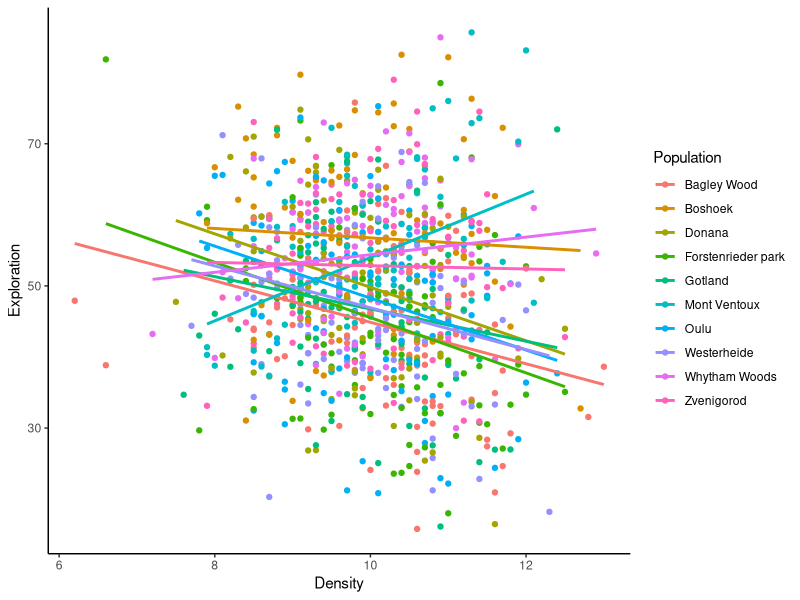

This chart was generated by the following R code: (Note: this script raises an error after producing the figure.)
library(dplyr)
library(MASS)

set.seed(17022024)

# parameter ----
n.ind=200
ind_rep=5
n.groups=10

# Fixed effect
mu1 <- 50
mu2 <- 52

beta1 <- 0.3
beta2 <- 0.3
beta3 <- -0.05

# means
M_I<-c(0,0,0,0)
M_Gr<-c(0,0,0,0)

# variances
V_x1 <- 1 
V_int1   <- 0.3    # variance direct effect (mean behaviour)
V_slope1 <- 0.1
V_int2   <- 0.35    # variance direct effect (mean behaviour)
V_slope2 <- 0.12

# covariances
C_int1_slope1   <- 0.3*(sqrt(V_int1*V_slope1))         
C_int1_int2     <- -0.5*(sqrt(V_int1*V_int2)) 
C_int1_slope2   <- -0.3*(sqrt(V_int1*V_slope2))         
C_int2_slope1   <- 0*(sqrt(V_int2*V_slope1))
C_slope1_slope2 <- 0*(sqrt(V_slope1*V_slope2))
C_int2_slope2   <- -0.2*(sqrt(V_int2*V_slope2)) 

# Variance I-matrix
I<-matrix(NA,4,4)
I[1,1]<-V_int1
I[2,2]<-V_slope1
I[3,3]<-V_int2
I[4,4]<-V_slope2

I[1,2]<-I[2,1]<-C_int1_slope1
I[1,3]<-I[3,1]<-C_int1_int2
I[1,4]<-I[4,1]<-C_int1_slope2
I[2,3]<-I[3,2]<-C_int2_slope1
I[2,4]<-I[4,2]<-C_slope1_slope2
I[3,4]<-I[4,3]<-C_int2_slope2


## Group varcov
V_Gr_int1   <- 0.2    # variance direct effect (mean behaviour)
V_Gr_slope1 <- 0.1
V_Gr_int2   <- 0.2    # variance direct effect (mean behaviour)
V_Gr_slope2 <- 0.1

# covariances
C_int1_slope1   <- 0.6*(sqrt(V_Gr_int1*V_Gr_slope1))         
C_int1_int2     <- 0*(sqrt(V_Gr_int1*V_Gr_slope1)) 
C_int1_slope2   <- 0*(sqrt(V_Gr_int1*V_Gr_slope1))         
C_int2_slope1   <- 0*(sqrt(V_Gr_int1*V_Gr_slope1))
C_slope1_slope2 <- 0*(sqrt(V_Gr_int1*V_Gr_slope1))
C_int2_slope2   <- 0.2*(sqrt(V_Gr_int1*V_Gr_slope1)) 

# Variance I-matrix
GR<-matrix(NA,4,4)
GR[1,1]<-V_Gr_int1
GR[2,2]<-V_Gr_slope1
GR[3,3]<-V_Gr_int2
GR[4,4]<-V_Gr_slope2

GR[1,2]<-GR[2,1]<-C_int1_slope1
GR[1,3]<-GR[3,1]<-C_int1_int2
GR[1,4]<-GR[4,1]<-C_int1_slope2
GR[2,3]<-GR[3,2]<-C_int2_slope1
GR[2,4]<-GR[4,2]<-C_slope1_slope2
GR[3,4]<-GR[4,3]<-C_int2_slope2



#Random effects fitness
Vw_I = 0.5
Vw_e = 0.4

#Fixed effects on fitness
mu=5
betaw_int=1.3
betaw_int_q=-0.4

betaw_slope=0.5
betaw_slope_q=0

betaw_int_c=1

betaw_partner=0.1
betaw_partner_q=0
betaw_partner_c=-1.1

# study design ----
  IDi <- rep(1:n.ind, ind_rep)
  IDj <- rep(1:n.ind, ind_rep)+1
  IDj <- ifelse(IDj > n.ind, IDj-n.ind, IDj)
  df <- data.frame(IDi,IDj)
  df$Population <- rep(1:n.groups, 10)
  

# sim func ----
###Create phenotypes input needs output of samp.design
  blups_I=as.data.frame(mvrnorm(n.ind, M_I, I))
  colnames(blups_I)<-c("int1", "slope1", "int2", "slope2")
  blups_I$ID=1:n.ind
  
  df$int1=blups_I[match(df$IDi,blups_I$ID),"int1"]
  df$slope1=blups_I[match(df$IDi,blups_I$ID),"slope1"]
  df$int2=blups_I[match(df$IDi,blups_I$ID),"int1"]
  df$slope2=blups_I[match(df$IDi,blups_I$ID),"slope2"]
  
  df$int1_partner <- blups_I[match(df$IDj,blups_I$ID),"int1"]
  
  blups_Group=as.data.frame(mvrnorm(n.ind, M_Gr, GR))
  colnames(blups_Group)<-c("int1", "slope1", "int2", "slope2")
  blups_Group$Group=1:n.groups
  
  df$Gr_int1=blups_Group[match(df$Population,blups_Group$Group),"int1"]
  df$Gr_slope1=blups_Group[match(df$Population,blups_Group$Group),"slope1"]
  df$Gr_int2=blups_Group[match(df$Population,blups_Group$Group),"int1"]
  df$Gr_slope2=blups_Group[match(df$Population,blups_Group$Group),"slope2"]

  
  W_blups_I <-as.data.frame(rnorm(n.ind,0, sqrt(Vw_I)))
  colnames(W_blups_I) <- "W_int"
  W_blups_I$ID=1:n.ind
  df$W_int=W_blups_I[match(df$IDi,W_blups_I$ID),"W_int"]
  df$Vw_e<-rnorm(nrow(df),0, sqrt(Vw_e))
  
  df$x1 <- rnorm(nrow(df),10, sqrt(V_x1))
  df$x2 <- rep(-0.5:0.5, each=5, 100)
  
 ## Phenotypic Equation
  
 # Phenotype results from an individual's breeding value
 # and the population response psi to a known fixed phenotype (Xj) 
 # and the social breeding value of j
  df$z1= beta1*scale(df$x1)[,] + beta2*df$x2 + beta3*scale(df$x1)[,]*df$x1 + df$int1 + df$slope1*scale(df$x1)[,] + df$Gr_int1 + df$Gr_slope1*scale(df$x1)[,]
  df$z1= df$z1 + rnorm(nrow(df),0, sqrt(1-var(df$z1))) 
  df$z2= beta1*scale(df$x1)[,] + beta2*df$x2 + beta3*scale(df$x1)[,] *df$x2 +  df$int2 + df$slope2*scale(df$x1)[,] + df$Gr_int2 + df$Gr_slope2*scale(df$x1)[,] 
  df$z2= df$z2 + rnorm(nrow(df),0, sqrt(1-var(df$z2))) 
  
  
  
  df$w1 = betaw_int*df$int1 + betaw_int_q*df$int1*df$int1 + betaw_slope*df$slope1 + 
        betaw_slope_q*df$slope1*df$slope1 + betaw_int_c*df$int1*df$slope1 +
        betaw_partner*df$int1_partner + betaw_partner_q*df$int1_partner +
        betaw_partner_c*df$int1*df$int1_partner
  
  df$w2 = df$W_int + betaw_int*df$int1 + betaw_int_q*df$int1*df$int1 + betaw_slope*df$slope1 + 
    betaw_slope_q*df$slope1*df$slope1 + betaw_int_c*df$int1*df$slope1 +
    betaw_partner*df$int1_partner + betaw_partner_q*df$int1_partner +
    betaw_partner_c*df$int1*df$int1_partner
  
## Rename to suit behavioural ecology group
data<-df[,c("IDi", "IDj", "Population", "x1", "x2", "z1", "z2", "w1","w2")]
data$x2 <- ifelse(data$x2==0.5, "M", "F")
colnames(data)<- c("Individual", "Partner", "Population", "Density", "Sex", "Exploration", "Aggression", "LRS", "Feeding_rate")
data$Exploration <- (data$Exploration*12)+50
data$Aggression <- (data$Aggression*1.2)+6
data$Density <- round(data$Density, 1)
data$Aggression_score <- rpois(1000, lambda = exp((data$Aggression - min(data$Aggression)) / 60))
data$Population <- as.factor(data$Population)
levels(data$Population)<- c("Bagley Wood", "Boshoek", "Donana", "Forstenrieder park", "Gotland", "Mont Ventoux", "Oulu", "Westerheide", "Whytham Woods", "Zvenigorod") 
data$Individual <- as.factor(data$Individual)
data$Individual <- paste0("C3F7", sprintf("%03d", data$Individual))
data$Partner <-paste0("C3F7", sprintf("%03d", data$Partner))

# write data
write.csv(data, "fake_SPI_birds.csv", row.names = F)

# Group by Individual and calculate means
summary_data <- data %>%
  group_by(Individual) %>% summarise(
    Mean_Exploration = mean(Exploration, na.rm = TRUE),
    Mean_Aggression = mean(Aggression, na.rm = TRUE),
    Mean_LRS = mean(LRS, na.rm = TRUE))
    
library(ggplot2)
ggplot(data, aes(x=Density, y=Exploration, colour=Population))+
  geom_point() + geom_smooth(method="lm", se=F) +
  theme_classic()




  scale_x_continuous(name="Individual mean aggression") +
  scale_y_continuous(name="Individual mean exploration") +
  scale_color_discrete(guide="none") +
  theme_classic()

ggplot(summary_data, aes(x=Mean_Exploration, y=Mean_LRS))+
  geom_point() +
  scale_x_continuous(name="Individual mean exploration") +
  scale_y_continuous(name="Lifetime reproductive success") +
  scale_color_discrete(guide="none") +
  theme_classic()

ggplot(summary_data, aes(x=blups_I$int1, y=Mean_LRS))+
  geom_point() +
  scale_x_continuous(name="Individual mean exploration") +
  scale_y_continuous(name="Lifetime reproductive success") +
  scale_color_discrete(guide="none") +
  theme_classic()

ggplot(summary_data, aes(x=Mean_Exploration, y=Mean_LRS))+
  geom_point() +
  scale_x_continuous(name="Individual mean exploration") +
  scale_y_continuous(name="Lifetime reproductive success") +
  scale_color_discrete(guide="none") +
  theme_classic()
